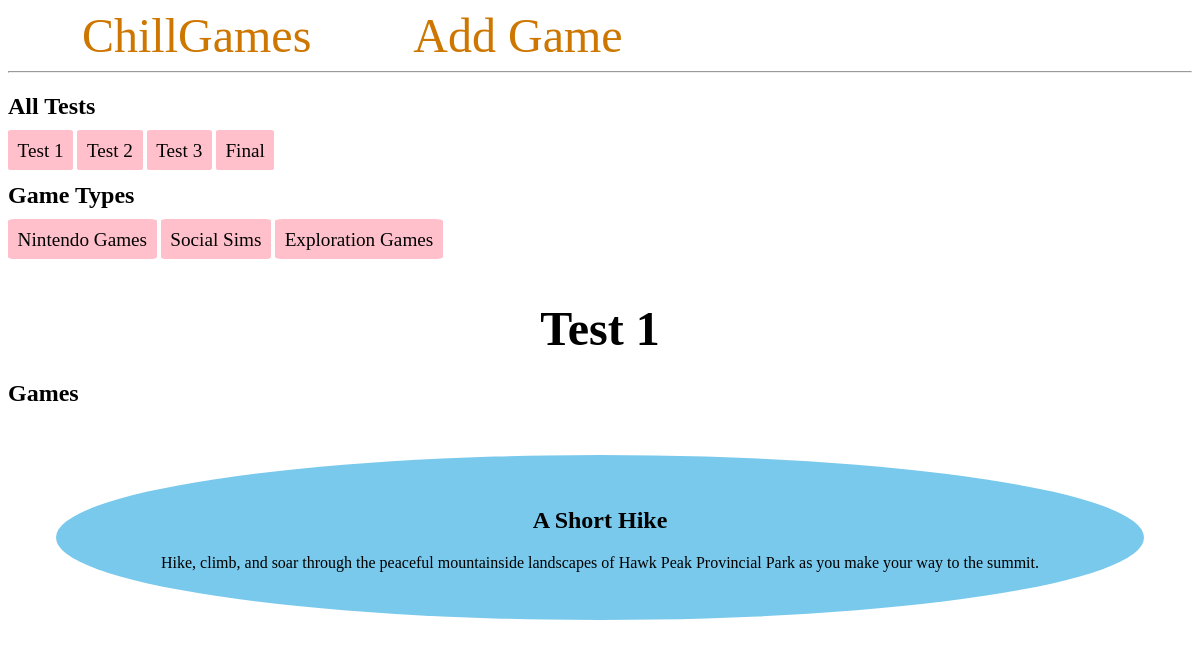
/test_1/, run on the app's committed database.
### tables this page shows
CREATE TABLE test1(
    id integer primary key autoincrement,
    title text not null,
    description text not null
);

### app.py (the view)
@app.route('/test_1/')
def test_1():
    conn = get_db_connection()
    games = conn.execute('select * from test1').fetchall()
    conn.close()
    return render_template('test_1.html', games=games)

### app.py (called while the page is built)
def get_db_connection():
  conn = sqlite3.connect('database.sqlite')
  conn.row_factory = sqlite3.Row
  return conn

### templates/test_1.html
{% extends 'base.html' %}
{% block content %}
<h1>{% block title %} Test 1 {% endblock %}</h1>
<h2>Games</h2>
{% for game in games %}
<div class='game'>
    <h2>{{ game['title'] }}</h2>
    <p>{{ game['description'] }}</p>
</div>
{% endfor %}
{% endblock %}

### templates/base.html (style rules this page uses)
.game { padding: 2em; margin: 3em; background-color: #79c9ec; border-radius: 50%; text-align: center; }
h1 { text-align: center; font-size: 3em; margin-bottom: .5em; }

### data on the page
test1: title "A Short Hike", description "Hike, climb, and soar through the peaceful mountainside landscapes of Hawk Peak Provincial Park as you make your way to the summit."
